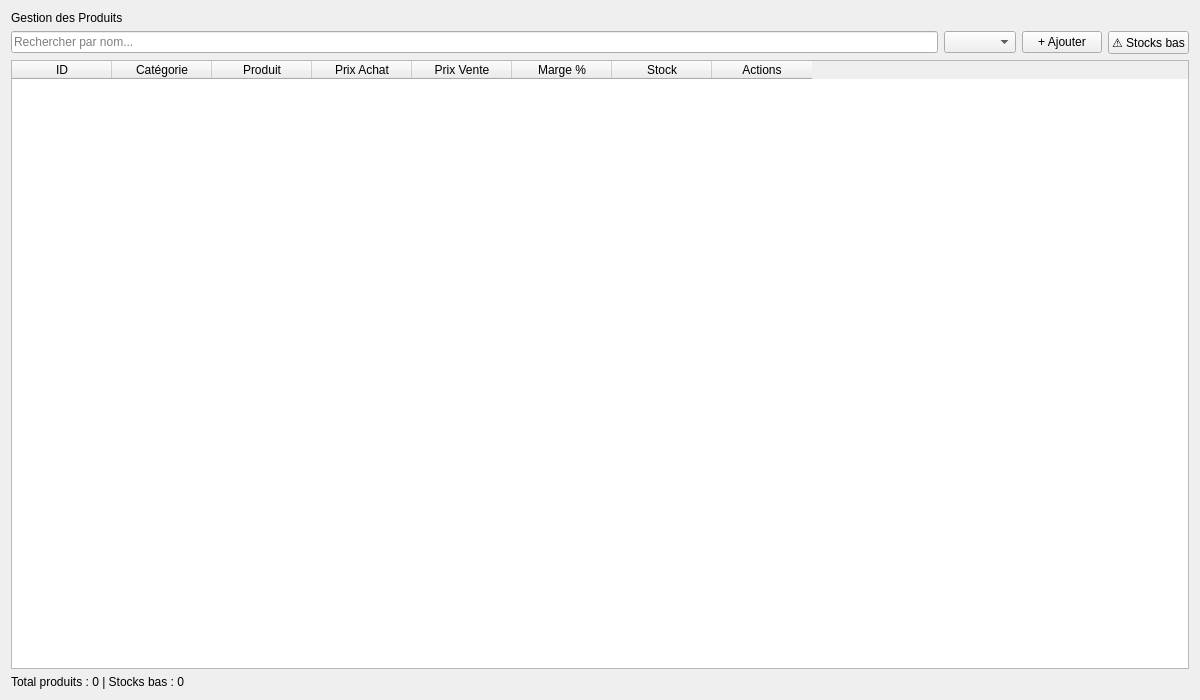
<?xml version="1.0" encoding="UTF-8"?>
<ui version="4.0">
 <class>ProductsForm</class>
 <widget class="QWidget" name="ProductsForm">
  <property name="geometry">
   <rect>
    <x>0</x>
    <y>0</y>
    <width>1200</width>
    <height>700</height>
   </rect>
  </property>
  <property name="windowTitle">
   <string>Gestion des Produits</string>
  </property>
  <layout class="QVBoxLayout" name="mainLayout">
   <item>
    <widget class="QLabel" name="titleLabel">
     <property name="text">
      <string>Gestion des Produits</string>
     </property>
    </widget>
   </item>
   
   <item>
    <layout class="QHBoxLayout" name="toolbarLayout">
     <item>
      <widget class="QLineEdit" name="searchInput">
       <property name="placeholderText">
        <string>Rechercher par nom...</string>
       </property>
      </widget>
     </item>
     
     <item>
      <widget class="QComboBox" name="categoryFilter">
       <property name="minimumWidth">
        <number>150</number>
       </property>
      </widget>
     </item>
     
     <item>
      <widget class="QPushButton" name="btnAdd">
       <property name="text">
        <string>+ Ajouter</string>
       </property>
       <property name="maximumWidth">
        <number>100</number>
       </property>
      </widget>
     </item>
     
     <item>
      <widget class="QPushButton" name="btnLowStock">
       <property name="text">
        <string>⚠️ Stocks bas</string>
       </property>
       <property name="maximumWidth">
        <number>120</number>
       </property>
      </widget>
     </item>
    </layout>
   </item>

   <item>
    <widget class="QTableWidget" name="productsTable">
     <property name="selectionBehavior">
      <enum>QAbstractItemView::SelectRows</enum>
     </property>
     <property name="selectionMode">
      <enum>QAbstractItemView::SingleSelection</enum>
     </property>
     <property name="alternatingRowColors">
      <bool>true</bool>
     </property>
     <column>
      <property name="text">
       <string>ID</string>
      </property>
     </column>
     <column>
      <property name="text">
       <string>Catégorie</string>
      </property>
     </column>
     <column>
      <property name="text">
       <string>Produit</string>
      </property>
     </column>
     <column>
      <property name="text">
       <string>Prix Achat</string>
      </property>
     </column>
     <column>
      <property name="text">
       <string>Prix Vente</string>
      </property>
     </column>
     <column>
      <property name="text">
       <string>Marge %</string>
      </property>
     </column>
     <column>
      <property name="text">
       <string>Stock</string>
      </property>
     </column>
     <column>
      <property name="text">
       <string>Actions</string>
      </property>
     </column>
    </widget>
   </item>

   <item>
    <widget class="QLabel" name="statsLabel">
     <property name="text">
      <string>Total produits : 0 | Stocks bas : 0</string>
     </property>
    </widget>
   </item>
  </layout>
 </widget>
 <resources/>
 <connections/>
</ui>
